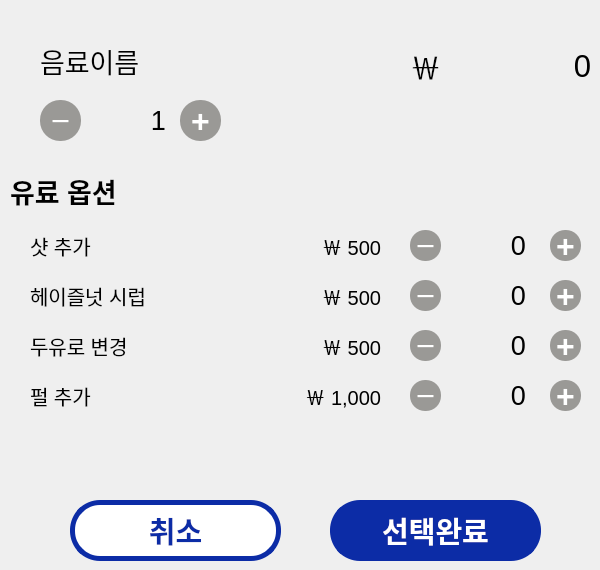
     <widget class="QWidget" name="page_12">
      <widget class="QLabel" name="cart_menu_name">
       <property name="geometry">
        <rect>
         <x>40</x>
         <y>40</y>
         <width>311</width>
         <height>41</height>
        </rect>
       </property>
       <property name="font">
        <font>
         <pointsize>20</pointsize>
        </font>
       </property>
       <property name="text">
        <string>음료이름</string>
       </property>
      </widget>
      <widget class="QPushButton" name="cart_menu_plus">
       <property name="geometry">
        <rect>
         <x>180</x>
         <y>100</y>
         <width>41</width>
         <height>41</height>
        </rect>
       </property>
       <property name="font">
        <font>
         <pointsize>24</pointsize>
         <weight>75</weight>
         <bold>true</bold>
        </font>
       </property>
       <property name="styleSheet">
        <string notr="true">background-color: rgb(154, 153, 150);
color: rgb(255, 255, 255);
border-radius:20px;</string>
       </property>
       <property name="text">
        <string>+</string>
       </property>
      </widget>
      <widget class="QPushButton" name="cart_menu_minus">
       <property name="geometry">
        <rect>
         <x>40</x>
         <y>100</y>
         <width>41</width>
         <height>41</height>
        </rect>
       </property>
       <property name="font">
        <font>
         <pointsize>14</pointsize>
         <weight>75</weight>
         <bold>true</bold>
        </font>
       </property>
       <property name="styleSheet">
        <string notr="true">background-color: rgb(154, 153, 150);
color: rgb(255, 255, 255);
border-radius:20px;</string>
       </property>
       <property name="text">
        <string>ㅡ</string>
       </property>
      </widget>
      <widget class="QLabel" name="cart_menu_cnt">
       <property name="geometry">
        <rect>
         <x>100</x>
         <y>100</y>
         <width>66</width>
         <height>41</height>
        </rect>
       </property>
       <property name="font">
        <font>
         <pointsize>20</pointsize>
        </font>
       </property>
       <property name="text">
        <string>1</string>
       </property>
       <property name="alignment">
        <set>Qt::AlignRight|Qt::AlignTrailing|Qt::AlignVCenter</set>
       </property>
      </widget>
      <widget class="QLabel" name="label_72">
       <property name="geometry">
        <rect>
         <x>410</x>
         <y>50</y>
         <width>31</width>
         <height>31</height>
        </rect>
       </property>
       <property name="font">
        <font>
         <pointsize>23</pointsize>
        </font>
       </property>
       <property name="text">
        <string>￦</string>
       </property>
      </widget>
      <widget class="QLabel" name="total_menu_price">
       <property name="geometry">
        <rect>
         <x>460</x>
         <y>50</y>
         <width>131</width>
         <height>31</height>
        </rect>
       </property>
       <property name="font">
        <font>
         <pointsize>23</pointsize>
        </font>
       </property>
       <property name="text">
        <string>0</string>
       </property>
       <property name="alignment">
        <set>Qt::AlignRight|Qt::AlignTrailing|Qt::AlignVCenter</set>
       </property>
      </widget>
      <widget class="QLabel" name="label_shot">
       <property name="geometry">
        <rect>
         <x>30</x>
         <y>230</y>
         <width>181</width>
         <height>31</height>
        </rect>
       </property>
       <property name="font">
        <font>
         <pointsize>15</pointsize>
        </font>
       </property>
       <property name="text">
        <string>샷 추가</string>
       </property>
      </widget>
      <widget class="QLabel" name="label_syrup">
       <property name="geometry">
        <rect>
         <x>30</x>
         <y>280</y>
         <width>181</width>
         <height>31</height>
        </rect>
       </property>
       <property name="font">
        <font>
         <pointsize>15</pointsize>
        </font>
       </property>
       <property name="text">
        <string>헤이즐넛 시럽</string>
       </property>
      </widget>
      <widget class="QLabel" name="label_milk">
       <property name="geometry">
        <rect>
         <x>30</x>
         <y>330</y>
         <width>181</width>
         <height>31</height>
        </rect>
       </property>
       <property name="font">
        <font>
         <pointsize>15</pointsize>
        </font>
       </property>
       <property name="text">
        <string>두유로 변경</string>
       </property>
      </widget>
      <widget class="QLabel" name="label_pearl">
       <property name="geometry">
        <rect>
         <x>30</x>
         <y>380</y>
         <width>181</width>
         <height>31</height>
        </rect>
       </property>
       <property name="font">
        <font>
         <pointsize>15</pointsize>
        </font>
       </property>
       <property name="text">
        <string>펄 추가</string>
       </property>
      </widget>
      <widget class="QLabel" name="shot_cnt">
       <property name="geometry">
        <rect>
         <x>460</x>
         <y>230</y>
         <width>66</width>
         <height>31</height>
        </rect>
       </property>
       <property name="font">
        <font>
         <pointsize>20</pointsize>
        </font>
       </property>
       <property name="text">
        <string>0</string>
       </property>
       <property name="alignment">
        <set>Qt::AlignRight|Qt::AlignTrailing|Qt::AlignVCenter</set>
       </property>
      </widget>
      <widget class="QPushButton" name="shot_plus">
       <property name="geometry">
        <rect>
         <x>550</x>
         <y>230</y>
         <width>31</width>
         <height>31</height>
        </rect>
       </property>
       <property name="font">
        <font>
         <pointsize>24</pointsize>
         <weight>75</weight>
         <bold>true</bold>
        </font>
       </property>
       <property name="styleSheet">
        <string notr="true">background-color: rgb(154, 153, 150);
color: rgb(255, 255, 255);
border-radius:15px;</string>
       </property>
       <property name="text">
        <string>+</string>
       </property>
      </widget>
      <widget class="QPushButton" name="shot_minus">
       <property name="geometry">
        <rect>
         <x>410</x>
         <y>230</y>
         <width>31</width>
         <height>31</height>
        </rect>
       </property>
       <property name="font">
        <font>
         <pointsize>14</pointsize>
         <weight>75</weight>
         <bold>true</bold>
        </font>
       </property>
       <property name="styleSheet">
        <string notr="true">background-color: rgb(154, 153, 150);
color: rgb(255, 255, 255);
border-radius:15px;</string>
       </property>
       <property name="text">
        <string>ㅡ</string>
       </property>
      </widget>
      <widget class="QPushButton" name="syrup_plus">
       <property name="geometry">
        <rect>
         <x>550</x>
         <y>280</y>
         <width>31</width>
         <height>31</height>
        </rect>
       </property>
       <property name="font">
        <font>
         <pointsize>24</pointsize>
         <weight>75</weight>
         <bold>true</bold>
        </font>
       </property>
       <property name="styleSheet">
        <string notr="true">background-color: rgb(154, 153, 150);
color: rgb(255, 255, 255);
border-radius:15px;</string>
       </property>
       <property name="text">
        <string>+</string>
       </property>
      </widget>
      <widget class="QPushButton" name="syrup_minus">
       <property name="geometry">
        <rect>
         <x>410</x>
         <y>280</y>
         <width>31</width>
         <height>31</height>
        </rect>
       </property>
       <property name="font">
        <font>
         <pointsize>14</pointsize>
         <weight>75</weight>
         <bold>true</bold>
        </font>
       </property>
       <property name="styleSheet">
        <string notr="true">background-color: rgb(154, 153, 150);
color: rgb(255, 255, 255);
border-radius:15px;</string>
       </property>
       <property name="text">
        <string>ㅡ</string>
       </property>
      </widget>
      <widget class="QLabel" name="syrup_cnt">
       <property name="geometry">
        <rect>
         <x>460</x>
         <y>280</y>
         <width>66</width>
         <height>31</height>
        </rect>
       </property>
       <property name="font">
        <font>
         <pointsize>20</pointsize>
        </font>
       </property>
       <property name="text">
        <string>0</string>
       </property>
       <property name="alignment">
        <set>Qt::AlignRight|Qt::AlignTrailing|Qt::AlignVCenter</set>
       </property>
      </widget>
      <widget class="QPushButton" name="milk_plus">
       <property name="geometry">
        <rect>
         <x>550</x>
         <y>330</y>
         <width>31</width>
         <height>31</height>
        </rect>
       </property>
       <property name="font">
        <font>
         <pointsize>24</pointsize>
         <weight>75</weight>
         <bold>true</bold>
        </font>
       </property>
       <property name="styleSheet">
        <string notr="true">background-color: rgb(154, 153, 150);
color: rgb(255, 255, 255);
border-radius:15px;</string>
       </property>
       <property name="text">
        <string>+</string>
       </property>
      </widget>
      <widget class="QPushButton" name="milk_minus">
       <property name="geometry">
        <rect>
         <x>410</x>
         <y>330</y>
         <width>31</width>
         <height>31</height>
        </rect>
       </property>
       <property name="font">
        <font>
         <pointsize>14</pointsize>
         <weight>75</weight>
         <bold>true</bold>
        </font>
       </property>
       <property name="styleSheet">
        <string notr="true">background-color: rgb(154, 153, 150);
color: rgb(255, 255, 255);
border-radius:15px;</string>
       </property>
       <property name="text">
        <string>ㅡ</string>
       </property>
      </widget>
      <widget class="QLabel" name="milk_cnt">
       <property name="geometry">
        <rect>
         <x>460</x>
         <y>330</y>
         <width>66</width>
         <height>31</height>
        </rect>
       </property>
       <property name="font">
        <font>
         <pointsize>20</pointsize>
        </font>
       </property>
       <property name="text">
        <string>0</string>
       </property>
       <property name="alignment">
        <set>Qt::AlignRight|Qt::AlignTrailing|Qt::AlignVCenter</set>
       </property>
      </widget>
      <widget class="QPushButton" name="pearl_plus">
       <property name="geometry">
        <rect>
         <x>550</x>
         <y>380</y>
         <width>31</width>
         <height>31</height>
        </rect>
       </property>
       <property name="font">
        <font>
         <pointsize>24</pointsize>
         <weight>75</weight>
         <bold>true</bold>
        </font>
       </property>
       <property name="styleSheet">
        <string notr="true">background-color: rgb(154, 153, 150);
color: rgb(255, 255, 255);
border-radius:15px;</string>
       </property>
       <property name="text">
        <string>+</string>
       </property>
      </widget>
      <widget class="QPushButton" name="pearl_minus">
       <property name="geometry">
        <rect>
         <x>410</x>
         <y>380</y>
         <width>31</width>
         <height>31</height>
        </rect>
       </property>
       <property name="font">
        <font>
         <pointsize>14</pointsize>
         <weight>75</weight>
         <bold>true</bold>
        </font>
       </property>
       <property name="styleSheet">
        <string notr="true">background-color: rgb(154, 153, 150);
color: rgb(255, 255, 255);
border-radius:15px;</string>
       </property>
       <property name="text">
        <string>ㅡ</string>
       </property>
      </widget>
      <widget class="QLabel" name="pearl_cnt">
       <property name="geometry">
        <rect>
         <x>460</x>
         <y>380</y>
         <width>66</width>
         <height>31</height>
        </rect>
       </property>
       <property name="font">
        <font>
         <pointsize>20</pointsize>
        </font>
       </property>
       <property name="text">
        <string>0</string>
       </property>
       <property name="alignment">
        <set>Qt::AlignRight|Qt::AlignTrailing|Qt::AlignVCenter</set>
       </property>
      </widget>
      <widget class="QLabel" name="label_58">
       <property name="geometry">
        <rect>
         <x>250</x>
         <y>230</y>
         <width>131</width>
         <height>31</height>
        </rect>
       </property>
       <property name="font">
        <font>
         <pointsize>15</pointsize>
        </font>
       </property>
       <property name="text">
        <string>￦ 500</string>
       </property>
       <property name="alignment">
        <set>Qt::AlignRight|Qt::AlignTrailing|Qt::AlignVCenter</set>
       </property>
      </widget>
      <widget class="QLabel" name="label_68">
       <property name="geometry">
        <rect>
         <x>250</x>
         <y>280</y>
         <width>131</width>
         <height>31</height>
        </rect>
       </property>
       <property name="font">
        <font>
         <pointsize>15</pointsize>
        </font>
       </property>
       <property name="text">
        <string>￦ 500</string>
       </property>
       <property name="alignment">
        <set>Qt::AlignRight|Qt::AlignTrailing|Qt::AlignVCenter</set>
       </property>
      </widget>
      <widget class="QLabel" name="label_74">
       <property name="geometry">
        <rect>
         <x>250</x>
         <y>330</y>
         <width>131</width>
         <height>31</height>
        </rect>
       </property>
       <property name="font">
        <font>
         <pointsize>15</pointsize>
        </font>
       </property>
       <property name="text">
        <string>￦ 500</string>
       </property>
       <property name="alignment">
        <set>Qt::AlignRight|Qt::AlignTrailing|Qt::AlignVCenter</set>
       </property>
      </widget>
      <widget class="QLabel" name="label_75">
       <property name="geometry">
        <rect>
         <x>250</x>
         <y>380</y>
         <width>131</width>
         <height>31</height>
        </rect>
       </property>
       <property name="font">
        <font>
         <pointsize>15</pointsize>
        </font>
       </property>
       <property name="text">
        <string>￦ 1,000</string>
       </property>
       <property name="alignment">
        <set>Qt::AlignRight|Qt::AlignTrailing|Qt::AlignVCenter</set>
       </property>
      </widget>
      <widget class="QLabel" name="title">
       <property name="geometry">
        <rect>
         <x>10</x>
         <y>170</y>
         <width>311</width>
         <height>41</height>
        </rect>
       </property>
       <property name="font">
        <font>
         <pointsize>20</pointsize>
         <weight>75</weight>
         <bold>true</bold>
        </font>
       </property>
       <property name="text">
        <string>유료 옵션</string>
       </property>
      </widget>
      <widget class="QPushButton" name="btn_option_ok">
       <property name="geometry">
        <rect>
         <x>330</x>
         <y>500</y>
         <width>211</width>
         <height>61</height>
        </rect>
       </property>
       <property name="font">
        <font>
         <pointsize>22</pointsize>
         <weight>75</weight>
         <bold>true</bold>
        </font>
       </property>
       <property name="styleSheet">
        <string notr="true">color: rgb(255, 255, 255);
background-color: rgb(12, 44, 166);
border-radius:30px;
border: 5px solid rgb(12, 44, 166);</string>
       </property>
       <property name="text">
        <string>선택완료</string>
       </property>
      </widget>
      <widget class="QPushButton" name="btn_option_del">
       <property name="geometry">
        <rect>
         <x>70</x>
         <y>500</y>
         <width>211</width>
         <height>61</height>
        </rect>
       </property>
       <property name="font">
        <font>
         <pointsize>22</pointsize>
         <weight>75</weight>
         <bold>true</bold>
        </font>
       </property>
       <property name="styleSheet">
        <string notr="true">color: rgb(12, 44, 166);
background-color: rgb(255, 255, 255);
border-radius:30px;
border: 5px solid rgb(12, 44, 166);</string>
       </property>
       <property name="text">
        <string>취소</string>
       </property>
      </widget>
     </widget>
